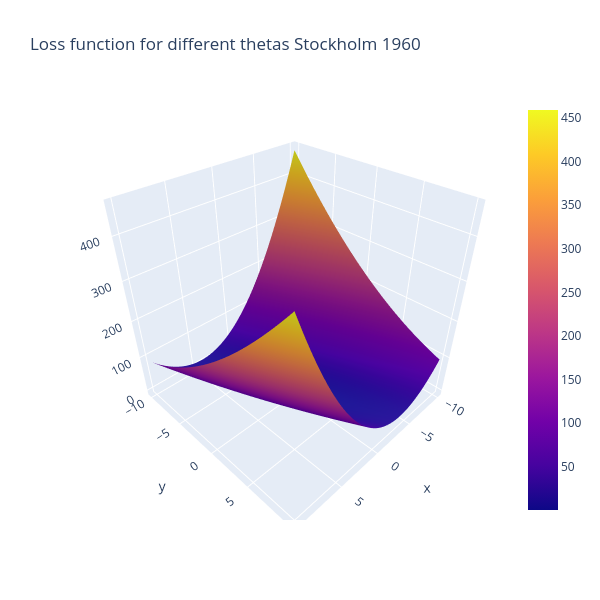

Notebook code for this chart:
### Code cell
#This figure shows the loss function.

#X = Theta0
#Y - Theta1
#Z = Loss
#Find where it is closest to 0 in X and Y!

#you can click/hold in the graph below to rotate!

fig = go.Figure(data=[go.Surface(x=theta1_vals, y=theta0_vals, z=J_vals)])
fig.update_layout(title='Loss function for different thetas Stockholm 1960', autosize=True,
                  width=600, height=600, xaxis_title='theta0', 
                 yaxis_title='theta1')
plt.savefig('Stockholm 1960 3d', dpi=300, bbox_inches='tight')
fig.show()
plt.show()

### Figure 1 — Plotly figure (JSON) as saved in the notebook; plotly's stock layout.template omitted (floating-point values rounded to 4 significant figures; data arrays with more than 128 entries replaced by an {"elided": "..."} marker saying what was removed)
{"data": [{"type": "surface", "x": [-10, -9.798, -9.596, -9.394, -9.192, -8.99, -8.788, -8.586, -8.384, -8.182, -7.98, -7.778, -7.576, -7.374, -7.172, -6.97, -6.768, -6.566, -6.364, -6.162, -5.96, -5.758, -5.556, -5.354, -5.152, -4.949, -4.747, -4.545, -4.343, -4.141, -3.939, -3.737, -3.535, -3.333, -3.131, -2.929, -2.727, -2.525, -2.323, -2.121, -1.919, -1.717, -1.515, -1.313, -1.111, -0.9091, -0.7071, -0.5051, -0.303, -0.101, 0.101, 0.303, 0.5051, 0.7071, 0.9091, 1.111, 1.313, 1.515, 1.717, 1.919, 2.121, 2.323, 2.525, 2.727, 2.929, 3.131, 3.333, 3.535, 3.737, 3.939, 4.141, 4.343, 4.545, 4.747, 4.949, 5.152, 5.354, 5.556, 5.758, 5.96, 6.162, 6.364, 6.566, 6.768, 6.97, 7.172, 7.374, 7.576, 7.778, 7.98, 8.182, 8.384, 8.586, 8.788, 8.99, 9.192, 9.394, 9.596, 9.798, 10], "y": [-10, -9.798, -9.596, -9.394, -9.192, -8.99, -8.788, -8.586, -8.384, -8.182, -7.98, -7.778, -7.576, -7.374, -7.172, -6.97, -6.768, -6.566, -6.364, -6.162, -5.96, -5.758, -5.556, -5.354, -5.152, -4.949, -4.747, -4.545, -4.343, -4.141, -3.939, -3.737, -3.535, -3.333, -3.131, -2.929, -2.727, -2.525, -2.323, -2.121, -1.919, -1.717, -1.515, -1.313, -1.111, -0.9091, -0.7071, -0.5051, -0.303, -0.101, 0.101, 0.303, 0.5051, 0.7071, 0.9091, 1.111, 1.313, 1.515, 1.717, 1.919, 2.121, 2.323, 2.525, 2.727, 2.929, 3.131, 3.333, 3.535, 3.737, 3.939, 4.141, 4.343, 4.545, 4.747, 4.949, 5.152, 5.354, 5.556, 5.758, 5.96, 6.162, 6.364, 6.566, 6.768, 6.97, 7.172, 7.374, 7.576, 7.778, 7.98, 8.182, 8.384, 8.586, 8.788, 8.99, 9.192, 9.394, 9.596, 9.798, 10], "z": {"elided": "100x100 float values"}}], "layout": {"autosize": true, "height": 600, "scene": {"aspectmode": "auto", "aspectratio": {"x": 1, "y": 1, "z": 1}}, "title": {"text": "Loss function for different thetas Stockholm 1960"}, "width": 600, "xaxis": {"title": {"text": "theta0"}}, "yaxis": {"title": {"text": "theta1"}}}}
